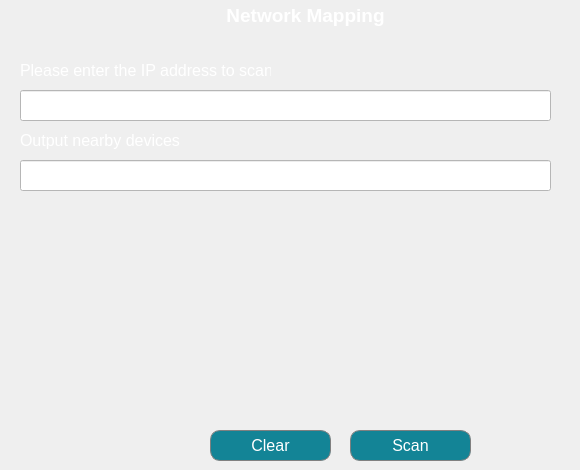
         <widget class="QWidget" name="PageScanPorts">
          <widget class="QLabel" name="lblOpenPorts">
           <property name="geometry">
            <rect>
             <x>20</x>
             <y>130</y>
             <width>171</width>
             <height>21</height>
            </rect>
           </property>
           <property name="font">
            <font>
             <pointsize>12</pointsize>
            </font>
           </property>
           <property name="styleSheet">
            <string notr="true">color: rgb(255, 255, 255);</string>
           </property>
           <property name="text">
            <string>Output nearby devices</string>
           </property>
          </widget>
          <widget class="QLineEdit" name="txtOutputScan">
           <property name="geometry">
            <rect>
             <x>20</x>
             <y>160</y>
             <width>531</width>
             <height>31</height>
            </rect>
           </property>
           <property name="font">
            <font>
             <pointsize>12</pointsize>
            </font>
           </property>
           <property name="layoutDirection">
            <enum>Qt::LeftToRight</enum>
           </property>
           <property name="styleSheet">
            <string notr="true">background-color: rgb(255, 255, 255);</string>
           </property>
           <property name="maxLength">
            <number>32775</number>
           </property>
           <property name="readOnly">
            <bool>false</bool>
           </property>
          </widget>
          <widget class="QPushButton" name="btnScan_2">
           <property name="geometry">
            <rect>
             <x>350</x>
             <y>430</y>
             <width>121</width>
             <height>31</height>
            </rect>
           </property>
           <property name="font">
            <font>
             <pointsize>12</pointsize>
            </font>
           </property>
           <property name="styleSheet">
            <string notr="true">#btnScan_2{
border: 1px solid grey;
color: rgb(255, 255, 255);
border-radius:10px;
background-position: center;
background-color: #138496;
}

#btnScan_2:hover{
	color: rgb(255, 255, 255);
	background-color: #2F958D;
}

#btnScan_2:pressed {	
	background-color: white;
   color : black
}</string>
           </property>
           <property name="text">
            <string>Scan</string>
           </property>
          </widget>
          <widget class="QLabel" name="lblTitle_4">
           <property name="geometry">
            <rect>
             <x>40</x>
             <y>0</y>
             <width>531</width>
             <height>31</height>
            </rect>
           </property>
           <property name="font">
            <font>
             <pointsize>14</pointsize>
             <weight>75</weight>
             <bold>true</bold>
            </font>
           </property>
           <property name="styleSheet">
            <string notr="true">color: rgb(255, 255, 255);</string>
           </property>
           <property name="text">
            <string>Network Mapping</string>
           </property>
           <property name="alignment">
            <set>Qt::AlignCenter</set>
           </property>
          </widget>
          <widget class="QPushButton" name="btnClear_4">
           <property name="geometry">
            <rect>
             <x>210</x>
             <y>430</y>
             <width>121</width>
             <height>31</height>
            </rect>
           </property>
           <property name="font">
            <font>
             <pointsize>12</pointsize>
            </font>
           </property>
           <property name="styleSheet">
            <string notr="true">#btnClear_4{
border: 1px solid grey;
color: rgb(255, 255, 255);
border-radius:10px;
background-position: center;
background-color: #138496;
}

#btnClear_4:hover{
	color: rgb(255, 255, 255);
	background-color: #2F958D;
}

#btnClear_4:pressed {	
	background-color: white;
   color : black
}</string>
           </property>
           <property name="text">
            <string>Clear</string>
           </property>
          </widget>
          <widget class="QLabel" name="lblOpenPorts_2">
           <property name="geometry">
            <rect>
             <x>20</x>
             <y>60</y>
             <width>251</width>
             <height>21</height>
            </rect>
           </property>
           <property name="font">
            <font>
             <pointsize>12</pointsize>
            </font>
           </property>
           <property name="styleSheet">
            <string notr="true">color: rgb(255, 255, 255);</string>
           </property>
           <property name="text">
            <string>Please enter the IP address to scan</string>
           </property>
          </widget>
          <widget class="QLineEdit" name="txtInputIpAdd">
           <property name="geometry">
            <rect>
             <x>20</x>
             <y>90</y>
             <width>531</width>
             <height>31</height>
            </rect>
           </property>
           <property name="font">
            <font>
             <pointsize>12</pointsize>
            </font>
           </property>
           <property name="layoutDirection">
            <enum>Qt::LeftToRight</enum>
           </property>
           <property name="styleSheet">
            <string notr="true">background-color: rgb(255, 255, 255);</string>
           </property>
           <property name="maxLength">
            <number>32775</number>
           </property>
           <property name="readOnly">
            <bool>false</bool>
           </property>
          </widget>
         </widget>
